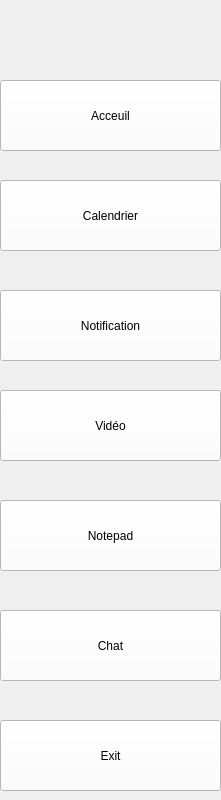
     <widget class="QWidget" name="sidebar" native="true">
      <property name="maximumSize">
       <size>
        <width>221</width>
        <height>16777215</height>
       </size>
      </property>
      <property name="styleSheet">
       <string notr="true">#sidebar
{
	
	background-color: rgb(178, 225, 229);

}

QPushButton:hover
{
border-bottom-left-radius:35px;
border-top-left-radius:35px;
background-color: rgb(75, 141, 157);
	color: rgb(255, 255, 255);
}

QPushButton
{

	background-color: rgb(255, 255, 255);
	font: 12pt &quot;Cambria&quot;;
}

</string>
      </property>
      <widget class="QPushButton" name="pushButton_16">
       <property name="geometry">
        <rect>
         <x>0</x>
         <y>80</y>
         <width>221</width>
         <height>71</height>
        </rect>
       </property>
       <property name="styleSheet">
        <string notr="true"/>
       </property>
       <property name="text">
        <string>Acceuil</string>
       </property>
       <property name="icon">
        <iconset>
         <normalon>:/img/home.png</normalon>
        </iconset>
       </property>
       <property name="iconSize">
        <size>
         <width>30</width>
         <height>30</height>
        </size>
       </property>
      </widget>
      <widget class="QPushButton" name="pushButton_23">
       <property name="geometry">
        <rect>
         <x>0</x>
         <y>290</y>
         <width>221</width>
         <height>71</height>
        </rect>
       </property>
       <property name="text">
        <string>Notification</string>
       </property>
       <property name="icon">
        <iconset>
         <normalon>:/img/notification.png</normalon>
        </iconset>
       </property>
       <property name="iconSize">
        <size>
         <width>30</width>
         <height>30</height>
        </size>
       </property>
      </widget>
      <widget class="QPushButton" name="pushButton_24">
       <property name="geometry">
        <rect>
         <x>0</x>
         <y>390</y>
         <width>221</width>
         <height>71</height>
        </rect>
       </property>
       <property name="text">
        <string>Vidéo</string>
       </property>
       <property name="icon">
        <iconset>
         <normalon>:/img/lecture.png</normalon>
        </iconset>
       </property>
       <property name="iconSize">
        <size>
         <width>30</width>
         <height>30</height>
        </size>
       </property>
      </widget>
      <widget class="QPushButton" name="pushButton_25">
       <property name="geometry">
        <rect>
         <x>0</x>
         <y>500</y>
         <width>221</width>
         <height>71</height>
        </rect>
       </property>
       <property name="text">
        <string>Notepad</string>
       </property>
       <property name="icon">
        <iconset>
         <normalon>:/img/notepad.png</normalon>
        </iconset>
       </property>
       <property name="iconSize">
        <size>
         <width>30</width>
         <height>30</height>
        </size>
       </property>
      </widget>
      <widget class="QPushButton" name="pushButton_26">
       <property name="geometry">
        <rect>
         <x>0</x>
         <y>610</y>
         <width>221</width>
         <height>71</height>
        </rect>
       </property>
       <property name="text">
        <string>Chat</string>
       </property>
       <property name="icon">
        <iconset>
         <normalon>:/img/chat.png</normalon>
        </iconset>
       </property>
       <property name="iconSize">
        <size>
         <width>30</width>
         <height>30</height>
        </size>
       </property>
      </widget>
      <widget class="QPushButton" name="pushButton_22">
       <property name="geometry">
        <rect>
         <x>0</x>
         <y>180</y>
         <width>221</width>
         <height>71</height>
        </rect>
       </property>
       <property name="text">
        <string>Calendrier</string>
       </property>
       <property name="icon">
        <iconset>
         <normalon>:/img/calendrier.png</normalon>
        </iconset>
       </property>
       <property name="iconSize">
        <size>
         <width>30</width>
         <height>30</height>
        </size>
       </property>
      </widget>
      <widget class="QPushButton" name="pushButton_27">
       <property name="geometry">
        <rect>
         <x>0</x>
         <y>720</y>
         <width>221</width>
         <height>71</height>
        </rect>
       </property>
       <property name="text">
        <string>Exit</string>
       </property>
       <property name="icon">
        <iconset>
         <normalon>:/img/togglapp.png</normalon>
        </iconset>
       </property>
       <property name="iconSize">
        <size>
         <width>30</width>
         <height>30</height>
        </size>
       </property>
      </widget>
     </widget>
